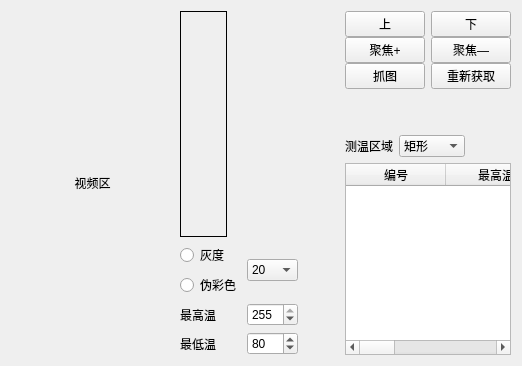
         <widget class="QWidget" name="tab">
          <attribute name="title">
           <string>1</string>
          </attribute>
          <layout class="QHBoxLayout" name="horizontalLayout_5" stretch="4,1,1,3">
           <item>
            <widget class="CCaptureScreenLabel" name="label_video">
             <property name="sizePolicy">
              <sizepolicy hsizetype="Ignored" vsizetype="Ignored">
               <horstretch>0</horstretch>
               <verstretch>0</verstretch>
              </sizepolicy>
             </property>
             <property name="frameShape">
              <enum>QFrame::NoFrame</enum>
             </property>
             <property name="text">
              <string>视频区</string>
             </property>
             <property name="alignment">
              <set>Qt::AlignCenter</set>
             </property>
            </widget>
           </item>
           <item>
            <layout class="QVBoxLayout" name="verticalLayout_14" stretch="30,1">
             <item>
              <layout class="QHBoxLayout" name="horizontalLayout_4" stretch="2,3">
               <item>
                <widget class="QLabel" name="label_coloredTape">
                 <property name="frameShape">
                  <enum>QFrame::Box</enum>
                 </property>
                 <property name="text">
                  <string/>
                 </property>
                </widget>
               </item>
               <item>
                <spacer name="horizontalSpacer_2">
                 <property name="orientation">
                  <enum>Qt::Horizontal</enum>
                 </property>
                 <property name="sizeHint" stdset="0">
                  <size>
                   <width>40</width>
                   <height>20</height>
                  </size>
                 </property>
                </spacer>
               </item>
              </layout>
             </item>
             <item>
              <layout class="QGridLayout" name="gridLayout_3">
               <item row="0" column="0">
                <widget class="QRadioButton" name="radioButton_GrayScale">
                 <property name="text">
                  <string>灰度</string>
                 </property>
                </widget>
               </item>
               <item row="0" column="1" rowspan="2">
                <widget class="QComboBox" name="comboBox_PseudoColorSelector">
                 <item>
                  <property name="text">
                   <string>20</string>
                  </property>
                 </item>
                 <item>
                  <property name="text">
                   <string>40</string>
                  </property>
                 </item>
                 <item>
                  <property name="text">
                   <string>80</string>
                  </property>
                 </item>
                 <item>
                  <property name="text">
                   <string>160</string>
                  </property>
                 </item>
                </widget>
               </item>
               <item row="1" column="0">
                <widget class="QRadioButton" name="radioButton_PseudoColor">
                 <property name="text">
                  <string>伪彩色</string>
                 </property>
                </widget>
               </item>
               <item row="2" column="0">
                <widget class="QLabel" name="label_MaxTmpTip">
                 <property name="text">
                  <string>最高温</string>
                 </property>
                </widget>
               </item>
               <item row="2" column="1">
                <widget class="QSpinBox" name="spinBox_MaxTmp">
                 <property name="maximum">
                  <number>255</number>
                 </property>
                 <property name="value">
                  <number>255</number>
                 </property>
                </widget>
               </item>
               <item row="3" column="0">
                <widget class="QLabel" name="label_MinTmpTip">
                 <property name="text">
                  <string>最低温</string>
                 </property>
                </widget>
               </item>
               <item row="3" column="1">
                <widget class="QSpinBox" name="spinBox_MinTmp">
                 <property name="maximum">
                  <number>255</number>
                 </property>
                 <property name="value">
                  <number>80</number>
                 </property>
                </widget>
               </item>
              </layout>
             </item>
            </layout>
           </item>
           <item>
            <spacer name="horizontalSpacer_3">
             <property name="orientation">
              <enum>Qt::Horizontal</enum>
             </property>
             <property name="sizeHint" stdset="0">
              <size>
               <width>114</width>
               <height>20</height>
              </size>
             </property>
            </spacer>
           </item>
           <item>
            <layout class="QVBoxLayout" name="verticalLayout_13">
             <item>
              <layout class="QGridLayout" name="gridLayout">
               <property name="horizontalSpacing">
                <number>6</number>
               </property>
               <property name="verticalSpacing">
                <number>0</number>
               </property>
               <item row="0" column="1">
                <widget class="QPushButton" name="pushButton_down">
                 <property name="sizePolicy">
                  <sizepolicy hsizetype="Preferred" vsizetype="Preferred">
                   <horstretch>0</horstretch>
                   <verstretch>0</verstretch>
                  </sizepolicy>
                 </property>
                 <property name="text">
                  <string>下</string>
                 </property>
                </widget>
               </item>
               <item row="1" column="1">
                <widget class="QPushButton" name="pushButton_focus_minus">
                 <property name="sizePolicy">
                  <sizepolicy hsizetype="Preferred" vsizetype="Preferred">
                   <horstretch>0</horstretch>
                   <verstretch>0</verstretch>
                  </sizepolicy>
                 </property>
                 <property name="text">
                  <string>聚焦—</string>
                 </property>
                </widget>
               </item>
               <item row="2" column="0">
                <widget class="QPushButton" name="pushButton_capture">
                 <property name="sizePolicy">
                  <sizepolicy hsizetype="Preferred" vsizetype="Preferred">
                   <horstretch>0</horstretch>
                   <verstretch>0</verstretch>
                  </sizepolicy>
                 </property>
                 <property name="text">
                  <string>抓图</string>
                 </property>
                </widget>
               </item>
               <item row="1" column="0">
                <widget class="QPushButton" name="pushButton_focus_plus">
                 <property name="sizePolicy">
                  <sizepolicy hsizetype="Preferred" vsizetype="Preferred">
                   <horstretch>0</horstretch>
                   <verstretch>0</verstretch>
                  </sizepolicy>
                 </property>
                 <property name="text">
                  <string>聚焦+</string>
                 </property>
                </widget>
               </item>
               <item row="0" column="0">
                <widget class="QPushButton" name="pushButton_up">
                 <property name="sizePolicy">
                  <sizepolicy hsizetype="Preferred" vsizetype="Preferred">
                   <horstretch>0</horstretch>
                   <verstretch>0</verstretch>
                  </sizepolicy>
                 </property>
                 <property name="text">
                  <string>上</string>
                 </property>
                </widget>
               </item>
               <item row="2" column="1">
                <widget class="QPushButton" name="pushButton_captureAgain">
                 <property name="sizePolicy">
                  <sizepolicy hsizetype="Preferred" vsizetype="Preferred">
                   <horstretch>0</horstretch>
                   <verstretch>0</verstretch>
                  </sizepolicy>
                 </property>
                 <property name="text">
                  <string>重新获取</string>
                 </property>
                </widget>
               </item>
               <item row="1" column="2">
                <spacer name="horizontalSpacer_4">
                 <property name="orientation">
                  <enum>Qt::Horizontal</enum>
                 </property>
                 <property name="sizeHint" stdset="0">
                  <size>
                   <width>32</width>
                   <height>20</height>
                  </size>
                 </property>
                </spacer>
               </item>
              </layout>
             </item>
             <item>
              <spacer name="verticalSpacer">
               <property name="orientation">
                <enum>Qt::Vertical</enum>
               </property>
               <property name="sizeHint" stdset="0">
                <size>
                 <width>20</width>
                 <height>40</height>
                </size>
               </property>
              </spacer>
             </item>
             <item>
              <layout class="QVBoxLayout" name="verticalLayout_12">
               <item>
                <layout class="QHBoxLayout" name="horizontalLayout_3" stretch="1,1,2">
                 <item>
                  <widget class="QLabel" name="label_ChooseCaptureAreaTip">
                   <property name="text">
                    <string>测温区域</string>
                   </property>
                  </widget>
                 </item>
                 <item>
                  <widget class="QComboBox" name="comboBox_ChooseCaptureArea">
                   <item>
                    <property name="text">
                     <string>矩形</string>
                    </property>
                   </item>
                   <item>
                    <property name="text">
                     <string>圆形</string>
                    </property>
                   </item>
                   <item>
                    <property name="text">
                     <string>多边形</string>
                    </property>
                   </item>
                  </widget>
                 </item>
                 <item>
                  <spacer name="horizontalSpacer">
                   <property name="orientation">
                    <enum>Qt::Horizontal</enum>
                   </property>
                   <property name="sizeHint" stdset="0">
                    <size>
                     <width>40</width>
                     <height>20</height>
                    </size>
                   </property>
                  </spacer>
                 </item>
                </layout>
               </item>
               <item>
                <widget class="QTableWidget" name="tableWidget_TemperatureMessure">
                 <column>
                  <property name="text">
                   <string>编号</string>
                  </property>
                 </column>
                 <column>
                  <property name="text">
                   <string>最高温</string>
                  </property>
                 </column>
                 <column>
                  <property name="text">
                   <string>最低温</string>
                  </property>
                 </column>
                 <column>
                  <property name="text">
                   <string>平均</string>
                  </property>
                 </column>
                </widget>
               </item>
              </layout>
             </item>
            </layout>
           </item>
          </layout>
          <zorder>label_video</zorder>
          <zorder>horizontalSpacer_3</zorder>
         </widget>
